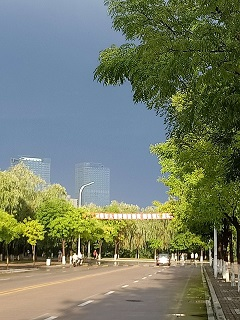
%> input picture 道路.bmp, 240 x 320 px
$ octave Label_Watershed.m   (GNU Octave 9; MATLAB toolbox functions it lacks are replaced by stand-ins)
%> lines starting %> are read from the running program, lines starting %| are printed output that depends on the picture; in (x1, y1, x2, y2) boxes, pixels count from 0 and x2, y2 are one past the last pixel; in counts of white or black regions, pixels touching at a corner belong together; the program's own positions count from 1
%读取原始图像
I = imread('C:\Users\liuzebin\Desktop\道路.bmp');
%> I is the input picture: size 320x240x3 uint8; mean R, G, B 115.2, 123.9, 103.9
subplot(3,4,1);
imshow(I);
title('原始灰度图');

%%计算灰度梯度
hy = fspecial('sobel');
hx = hy';
Iy = imfilter(double(I), hy, 'replicate');
Ix = imfilter(double(I), hx, 'replicate');
gradmag = sqrt(Ix.^2 + Iy.^2);
subplot(3,4,2);
imshow(gradmag,[]);
title('灰度梯度图');

%%标记前景目标（内部约束）

%基于重建（reconstruct）的开—闭运算相对基本的开—闭运算来说，在不影响目标图象的前提下，去除图象中的碎片效果更好
%对灰度图象进行“opening-by-reconstruction”运算
I = imcomplement(I);   %对图像进行求反运算
se =strel('disk',20);   %创建由指定形状shape对应的结构元素
Ie = imerode(I, se);    %腐蚀图像
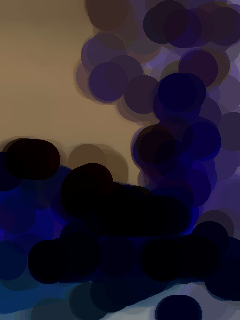
%> Ie: size 320x240x3 uint8; mean R, G, B 43.3, 35.7, 48.8
Iobr = imreconstruct(Ie,I);%数学形态学重建图像
subplot(3,4,3);
imshow(Iobr);
title('基于reconstruct的open操作');
%对进行开运算后的图象进行“closing-by-reconstruction”运算
%对重建前后的图象都要进行求补运算
%Following the opening with a closing can remove the dark spots and stem marks
Iobrd = imdilate(Iobr,se);
Iobrcbr = imreconstruct(imcomplement(Iobrd),imcomplement(Iobr));
Iobrcbr = imcomplement(Iobrcbr);
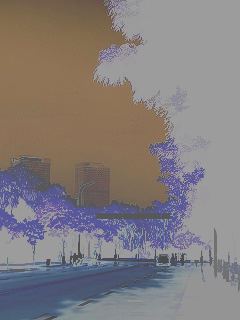
%> Iobrcbr: size 320x240x3 uint8; mean R, G, B 131.4, 124.9, 125.2
subplot(3,4,4);
imshow(Iobrcbr);
title('基于reconstruct的close操作');
%计算Iobrcbr的局部最大值，以得到更好的前景目标
%fgm = imextendedmax(Iobrcbr,30);%30是自定义的数值，明显不具有普遍性，原来是：
fgm = imregionalmax(Iobrcbr); %确定所有局部最大值，fgm是一个二值图像
subplot(3,4,5);
imshow(fgm);
title('局部最大值图像');
%将前景目标叠加到原图上(在实际应用中可以去除这步）
I2 = I;
I2(fgm) = 255; %I2与fgm重叠部分区fgm，不重叠的部分取255
subplot(3,4,6);
imshow(I2);
title('前景目标叠加到原图上');

%赵伟自己加的图像
%subplot(3,4,12);imshow(I);title('I:原图的求反图');

%清除标记边缘的模糊点
se2 = strel(ones(3,3));
fgm2 = imclose(fgm, se2);
fgm3 = imerode(fgm2, se2);
%去除所有小于特定像素数（此处设定为20）的斑点污渍
fgm4 = bwareaopen(fgm3, 20);  %用于从对象中移除小对象，此处指灰度值小于20的对象,fgm4是二值图
I3 = I;
I3(fgm4) = 255; %I3与fgm4重叠部分区fgm4，不重叠的部分取255
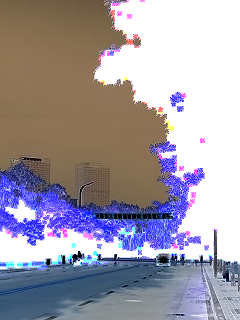
%> I3: size 320x240x3 uint8; mean R, G, B 162.1, 156.1, 169.4
subplot(3,4,7);
imshow(I3);
title('修改局部最大值叠加在原图上');

%%计算背景标记(外部约束)

%将基于重建的开闭运算图象转化为二值图象
bw = im2bw(Iobrcbr,graythresh(Iobrcbr));  %grayshresh计算一个合适的阈值
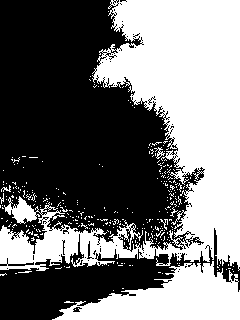
%> bw: size 320x240 logical; 45.3% white; 299 white regions (293 under 20 px), largest, box (x1, y1, x2, y2) and area: (0, 0, 240, 271) 27667, (52, 261, 240, 320) 6135, (154, 147, 165, 159) 46, (1, 185, 11, 192) 30, (160, 219, 168, 230) 30, (170, 207, 178, 217) 20
subplot(3,4,8);
imshow(bw);
title('基于重建的阈值化二值图');
%计算距离函数，产生外部约束
D = bwdist(bw);
%将不属于目标的像素置为—inf
D = -D;
D(bw) = -Inf;  %D与bw重叠部分区bw，不重叠的部分取-Inf
DL = watershed(D);
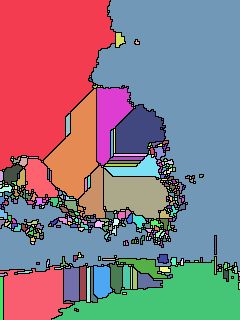
%> DL: size 320x240 uint16; 482 distinct labels, from 0 to 481; one colour per label, 0 black
bgm = DL == 0; %DL不变,bgm中非0元素变成0，0变成1,此处用来求取分割边界
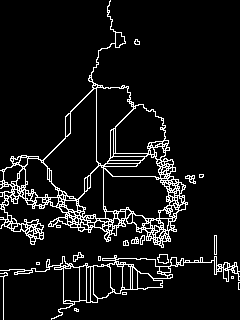
%> bgm: size 320x240 logical; 7.9% white in thin lines or dots
subplot(3,4,9);
imshow(bgm);
title('分水岭脊线');
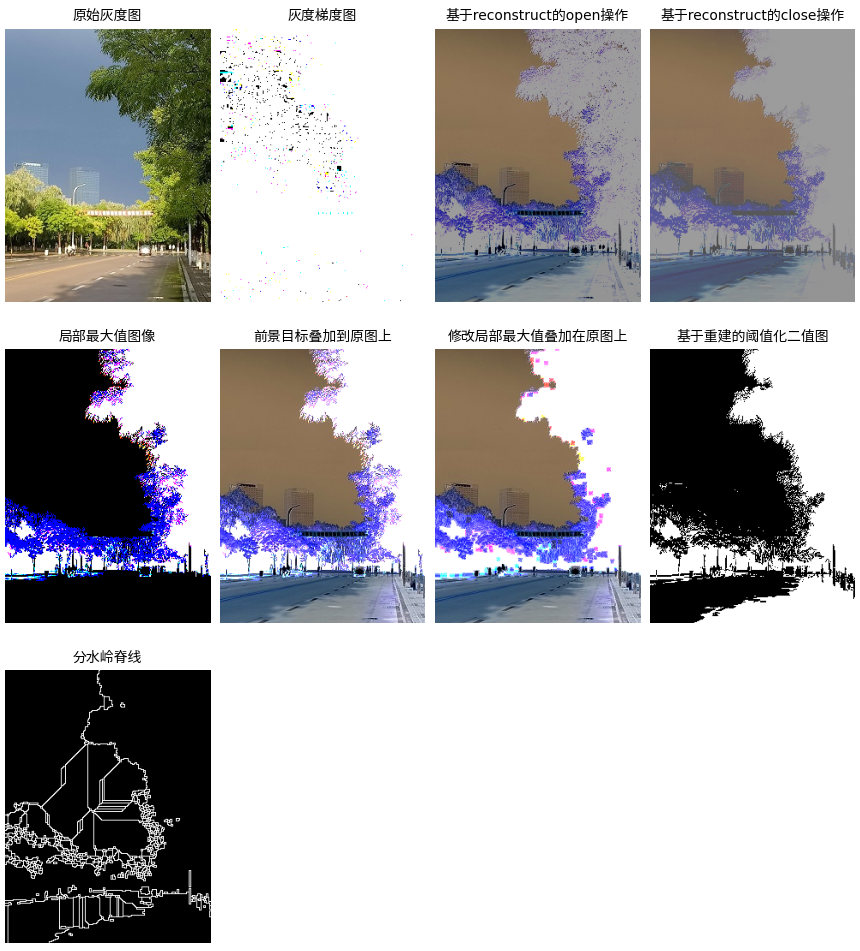
%> figure redrawn from the program's plot data, 9 panels

%%分水岭算法分割

%重构梯度图
gradmag2 = imimposemin(gradmag, bgm | fgm4);
%> gradmag2: size 320x240x3 double; 43.04% of the values are NaN or infinite; the others: min 1.08, max 959.3, mean 61.27
%分割
L = watershed(gradmag2);

%{自己的代码
%> (the run ends here)

$ run again, with 1000000.png saved as 道路.bmp
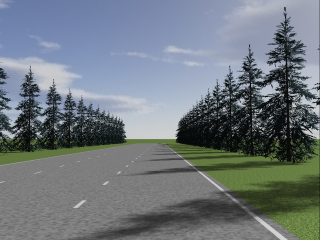
%> input picture 1000000.png, 320 x 240 px
%> I is the input picture: size 240x320x3 uint8; mean R, G, B 111.7, 120.2, 126.2
%> `bw = im2bw(Iobrcbr,graythresh(Iobrcbr));`:
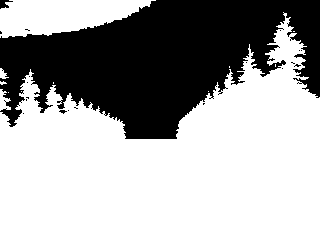
%> bw: size 240x320 logical; 64.8% white; 20 black regions (18 under 20 px), largest, box (x1, y1, x2, y2) and area: (0, 0, 320, 139) 26899, (0, 0, 13, 9) 64
%> DL: size 240x320 uint8; 60 distinct labels, from 0 to 59
%> `bgm = DL == 0;`:
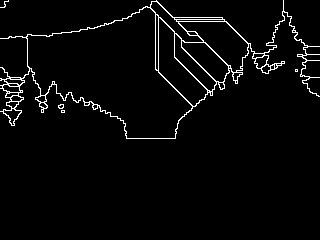
%> bgm: size 240x320 logical; 3.3% white in thin lines or dots, all inside (x1, y1, x2, y2) = (0, 0, 320, 139)
%> gradmag2: size 240x320x3 double; 23.44% of the values are NaN or infinite; the others: min 0.799, max 767.1, mean 56

$ run again, with 行车图像.jpg saved as 道路.bmp
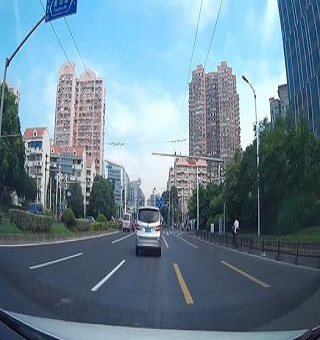
%> input picture 行车图像.jpg, 320 x 340 px
%> I is the input picture: size 340x320x3 uint8; mean R, G, B 106.4, 131.2, 146.6
%> `bw = im2bw(Iobrcbr,graythresh(Iobrcbr));`:
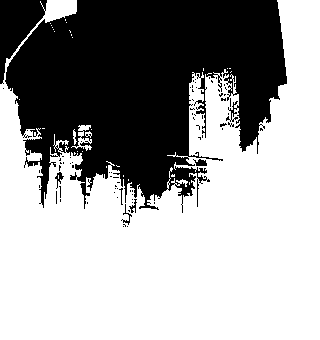
%> bw: size 340x320 logical; 62.4% white; 76 black regions (69 under 20 px), largest, box (x1, y1, x2, y2) and area: (5, 0, 287, 213) 38459, (0, 0, 47, 84) 1951, (193, 159, 207, 166) 65
%> DL: size 340x320 uint8; 115 distinct labels, from 0 to 114
%> bgm: size 340x320 logical; 4% white in thin lines or dots, all inside (x1, y1, x2, y2) = (0, 0, 287, 209)
%> gradmag2: size 340x320x3 double; 19.19% of the values are NaN or infinite; the others: min 0.85, max 850.9, mean 83.53
%> `L = watershed(gradmag2);`:
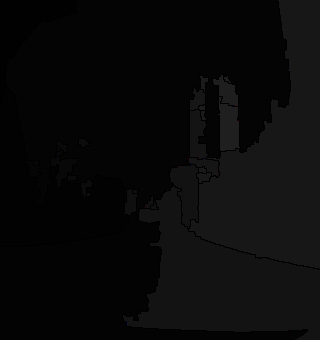
%> L: size 340x320x3 uint8; mean R, G, B 9.5, 9.5, 9.5
